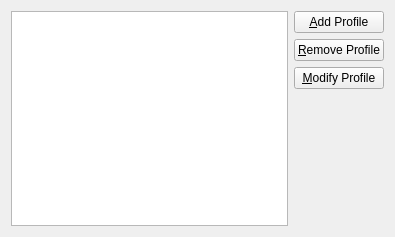
<ui version="4.0" >
 <class>UploadPreferences</class>
 <widget class="QWidget" name="UploadPreferences" >
  <property name="geometry" >
   <rect>
    <x>0</x>
    <y>0</y>
    <width>395</width>
    <height>237</height>
   </rect>
  </property>
  <layout class="QGridLayout" >
   <item rowspan="2" row="0" column="0" >
    <widget class="QListView" name="profilesList" />
   </item>
   <item row="0" column="1" >
    <layout class="QVBoxLayout" >
     <item>
      <widget class="KPushButton" name="addProfileButton" >
       <property name="text" >
        <string>&amp;Add Profile</string>
       </property>
      </widget>
     </item>
     <item>
      <widget class="KPushButton" name="removeProfileButton" >
       <property name="text" >
        <string>&amp;Remove Profile</string>
       </property>
      </widget>
     </item>
     <item>
      <widget class="KPushButton" name="modifyProfileButton" >
       <property name="text" >
        <string>&amp;Modify Profile</string>
       </property>
      </widget>
     </item>
    </layout>
   </item>
   <item row="1" column="1" >
    <spacer>
     <property name="orientation" >
      <enum>Qt::Vertical</enum>
     </property>
     <property name="sizeHint" >
      <size>
       <width>20</width>
       <height>81</height>
      </size>
     </property>
    </spacer>
   </item>
  </layout>
 </widget>
 <customwidgets>
  <customwidget>
   <class>KPushButton</class>
   <extends>QPushButton</extends>
   <header>kpushbutton.h</header>
  </customwidget>
 </customwidgets>
 <tabstops>
  <tabstop>profilesList</tabstop>
  <tabstop>addProfileButton</tabstop>
  <tabstop>removeProfileButton</tabstop>
  <tabstop>modifyProfileButton</tabstop>
 </tabstops>
 <resources/>
 <connections/>
</ui>
